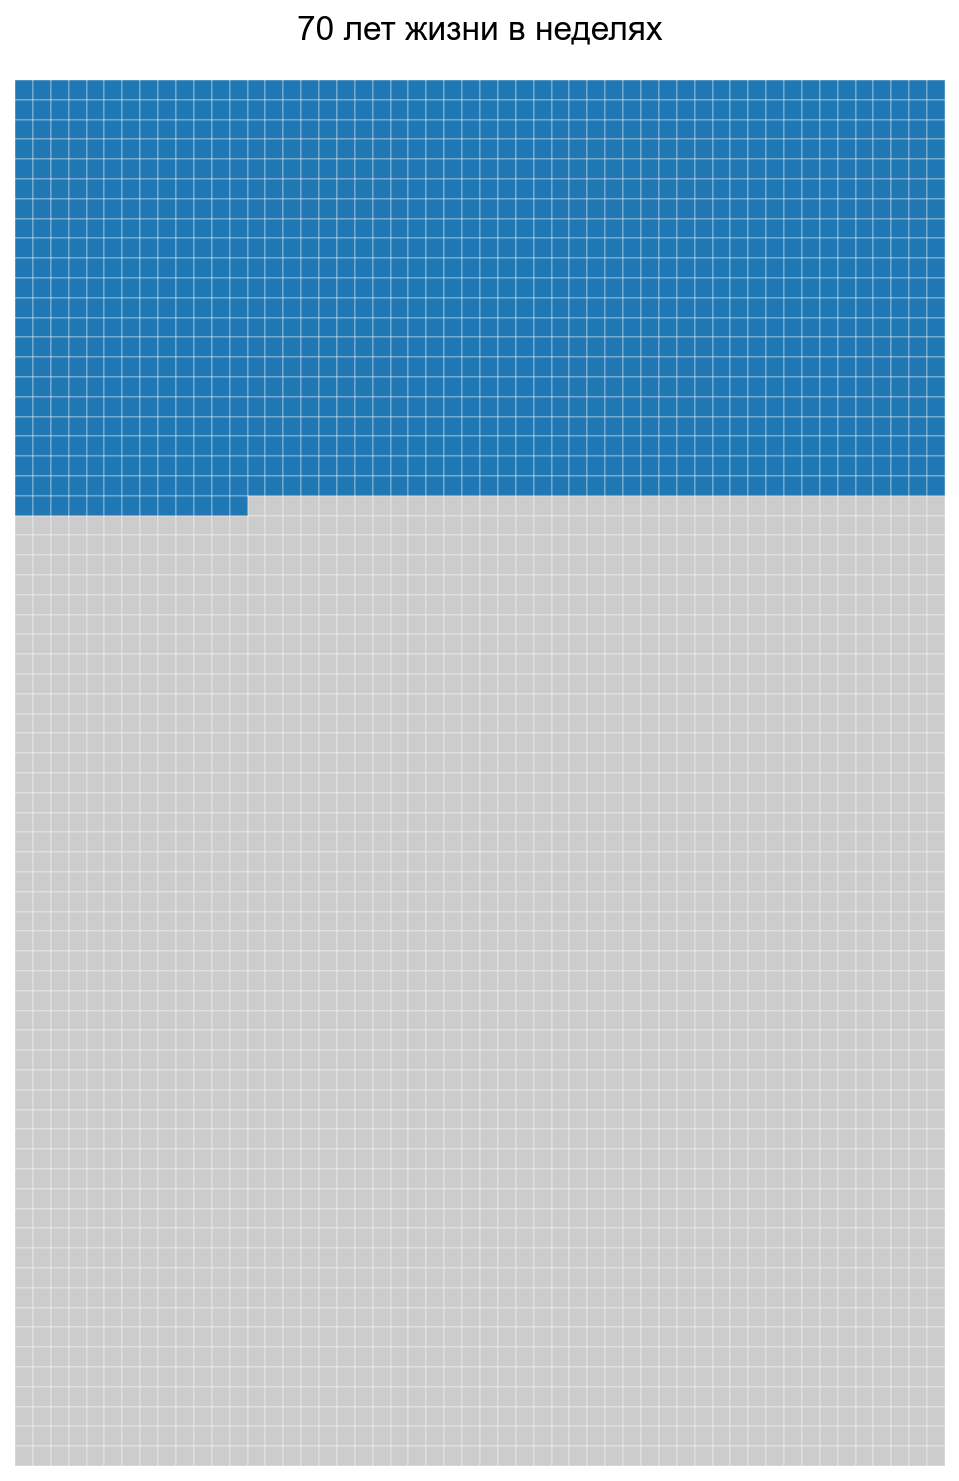

Source code (Python):
import matplotlib
matplotlib.use('Agg')

import matplotlib.pyplot as plt
import matplotlib.patches as patches
from datetime import datetime

def generate_high_quality_life_chart(birth_date_str: str, weeks_per_year=52, total_years=70):
    """
    Генерирует график жизни:
    - Прожитые недели – синий (#1f77b4),
    - Остальные – светло-серые (#cccccc).
    В графике отсутствуют подписи по осям (числа слева и сверху),
    заголовок: "70 лет жизни в неделях".
    """
    birth_date = datetime.strptime(birth_date_str, "%d.%m.%Y")
    today = datetime.today()
    
    total_days = (today - birth_date).days
    weeks_lived = total_days // 7
    total_weeks = weeks_per_year * total_years

    # Размер изображения оптимизирован для Telegram
    fig, ax = plt.subplots(figsize=(8, 12), dpi=150)
    ax.set_xlim(0, weeks_per_year)
    ax.set_ylim(0, total_years)
    ax.invert_yaxis()
    ax.set_facecolor("#f0f0f0")  # светлый фон

    # Рисуем квадраты
    for week in range(total_weeks):
        x = week % weeks_per_year
        y = week // weeks_per_year
        facecolor = '#1f77b4' if week < weeks_lived else '#cccccc'
        rect = patches.Rectangle((x, y), 1, 1, linewidth=0.2, edgecolor='white', facecolor=facecolor)
        ax.add_patch(rect)

    # Убираем подписи осей
    ax.set_xticks([])
    ax.set_yticks([])

    # Заголовок
    ax.set_title("70 лет жизни в неделях", fontsize=16, color='black', pad=20)

    # Убираем рамки для чистого вида
    for spine in ax.spines.values():
        spine.set_visible(False)

    image_path = "life_chart.png"
    plt.savefig(image_path, bbox_inches='tight')
    plt.close()
    return image_path, weeks_lived